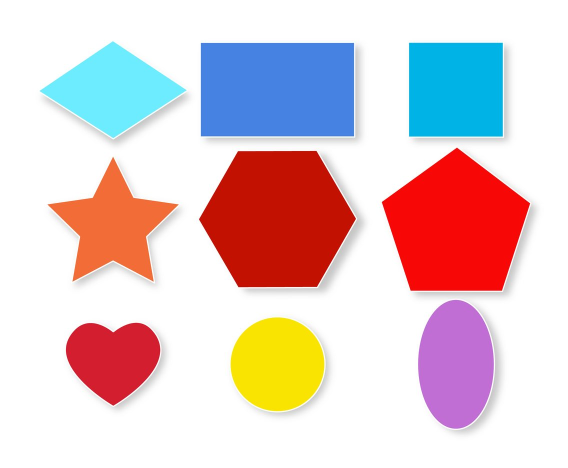
#> input picture Original Image.jpg, 1136 x 936 px (shown at 1/2 size)
$ python main.py
#> lines starting #> are read from the running program, lines starting #| are printed output that depends on the picture; long printed decimals are rounded
### Harris_Corner_Detector.py
from scipy import signal
from numpy.linalg import det
import numpy as np
import time
import cv2
import matplotlib.pylab as plt

def HarrisCornerDetection(image):
    #set start time
    Harris_time_start = time.time()
    Width, Hight = image.shape
    # edge detection mag
    Xgradient, Ygradient = sobelEdgeDetection(image)


    # # Eliminate the negative
    for i in range(Width):
        for j in range(Hight):
            if Ygradient[i][j] < 0:
                Ygradient[i][j] *= -1
            if Xgradient[i][j] < 0:
                Xgradient[i][j] *= -1

   # Matrix M calculations
    Xgradient2 = np.square(Xgradient)
    Ygradient2 = np.square(Ygradient)
    ImgXY = np.multiply(Xgradient, Ygradient)
    ImgYX = np.multiply(Ygradient, Xgradient)

    #Use Gaussian Blur
    Sigma = 1.4
    kernelsize = (3, 3)

    Xgradient2 = GaussianFilter(Xgradient2, kernelsize, Sigma)
    Ygradient2 = GaussianFilter(Ygradient2, kernelsize, Sigma)
    ImgXY = GaussianFilter(ImgXY, kernelsize, Sigma)
    ImgYX = GaussianFilter(ImgYX, kernelsize, Sigma)

    alpha = 0.06
    R = np.zeros((Width, Hight), np.float32)
    # For every pixel find the corner strength
    for row in range(Width):
        for col in range(Hight):
            M_bar = np.array([[Xgradient2[row][col], ImgXY[row][col]], [ImgYX[row][col], Ygradient2[row][col]]])
            R[row][col] = np.linalg.det(M_bar) - (alpha * np.square(np.trace(M_bar)))

    # Empirical Parameter
    # This parameter will need tuning based on the use-case
    CornerStrengthThreshold = 600000

    Key_Points = []
    # Look for Corner strengths above the threshold
    for row in range(Width):
        for col in range(Hight):
            if R[row][col] > CornerStrengthThreshold:
                # print(R[row][col])
                max = R[row][col]

                # Local non-maxima suppression
                skip = False
                for nrow in range(5):
                    for ncol in range(5):
                        if row + nrow - 2 < Width and col + ncol - 2 < Hight:
                            if R[row + nrow - 2][col + ncol - 2] > max:
                                skip = True
                                break

                if not skip:
                    # Point is expressed in x, y which is col, row
                    # cv2.circle(bgr, (col, row), 1, (0, 0, 255), 1)
                    Key_Points.append((row, col))
    Harris_time_end = time.time()
    print(f"Execution time of the Harris corner Detector is {Harris_time_end - Harris_time_start}  sec")
    return Key_Points

# helper
def GaussianFilter(img, shape, sigma):
    m, n = [(ss - 1.) / 2. for ss in shape]
    y, x = np.ogrid[-m:m + 1, -n:n + 1]
    h = np.exp(-(x * x + y * y) / (2. * sigma * sigma))
    h[h < np.finfo(h.dtype).eps * h.max()] = 0
    sumh = h.sum()
    if sumh != 0:
        h /= sumh

    return signal.convolve2d(img, h)

def sobelEdgeDetection(img):
    row, col = img.shape
    Ix = np.zeros([row, col])
    Iy = np.zeros([row, col])

    kx = np.array([[1, 0, -1],
                   [2, 0, -2],
                   [1, 0, -1]])
    ky = (kx.transpose())
    for i in range(1, row - 2):
        for j in range(1, col - 2):
            Ix[i][j] = np.sum(np.multiply(kx, img[i:i + 3, j:j + 3]))
            Iy[i][j] = np.sum(np.multiply(ky, img[i:i + 3, j:j + 3]))

    return Ix, Iy


#### >> test ####
#
# # Get the first image
# firstimage = cv2.imread('corner.jpg', cv2.IMREAD_GRAYSCALE)
# w, h = firstimage.shape
# # Covert image to color to draw colored circles on it
# bgr = cv2.cvtColor(firstimage, cv2.COLOR_GRAY2RGB)
# # Corner detection
# R = HarrisCornerDetection(firstimage)
#
# # # Display image indicating corners and save it
# # cv2.imshow("Corners",bgr)
# # cv2.waitKey(0)
# # cv2.destroyAllWindows()
#
#
#
#
# # test for corner detection
# implot = plt.imshow(bgr)
# for p,q in R:
#     x_cord = p # try this change (p and q are already the coordinates)
#     y_cord = q
#     plt.scatter([x_cord], [y_cord])
# plt.show()

### SIFT_Descriptors.py
import numpy as np
from scipy import signal
import time


# key_point orientation assignment
def assign_orientation(kps, img, num_bins=36):
  feature_desc_time_start = time.time()
  SIGMA = 1.6   # according to  the paper
  new_kps = []
  sigma = SIGMA * 1.5
  w = int(2 * np.ceil(sigma) + 1)
  kernel = gaussian_filter((w, w), sigma)
  bin_width = 360 // num_bins

  for kp in kps:
    x, y = int(kp[0]), int(kp[1])
    hist = np.zeros(num_bins, dtype=np.float32)
    # 7x7 window around the key point
    sub_img = np.array(img[x - 3:x + 4, y - 3:y + 4])

    mag, Dir = sobel_edge(sub_img)

    # weighted_mag = np.multiply(mag, kernel)
    weighted_mag = np.dot(mag, kernel)

    # calculating the  histogram
    for i in range(0, len(Dir)):
      for j in range(0, len(mag)):
        bin_indx = int(np.floor(Dir[i][j]) // bin_width)
        hist[bin_indx] += weighted_mag[i][j]

    # finding new key points (value > 0.8 * max_val)
    max_val = np.max(hist)
    for bin_no, val in enumerate(hist):
      if .8 * max_val <= val:
        angle = (bin_no + 0.5) * (360. / num_bins) % 360
        new_kps.append([kp[0], kp[1], angle])

  return np.array(new_kps), feature_desc_time_start


# Descriptor Generation
def feature_descriptor(kepy_points, img, time_start, num_subregion=4, num_bin=8):
    descriptors = []
    sigma = 1.5
    kernel = gaussian_filter((16, 16), sigma)
    for kp in kepy_points:
        x, y, dominant_angle = int(kp[0]), int(kp[1]), kp[2]

        # 16 X 16 window around the key point
        sub_img = img [x - 8:x + 8, y - 8:y + 8]
        mag, dir = sobel_edge(sub_img)
        weighted_mag = np.dot(mag, kernel)
        # subtract the dominant direction
        dir = (((dir - dominant_angle) % 360) * num_bin / 360.).astype(int)
        features = []
        for sub_i in range(num_subregion):
            for sub_j in range(num_subregion):
                sub_weights = weighted_mag[sub_i * 4:(sub_i + 1) * 4, sub_j * 4:(sub_j + 1) * 4]
                sub_dir_idx = dir[sub_i * 4:(sub_i + 1) * 4, sub_j * 4:(sub_j + 1) * 4]
                hist = np.zeros(num_bin, dtype=np.float32)
                for bin_idx in range(num_bin):
                    hist[bin_idx] = np.sum(sub_weights[sub_dir_idx == bin_idx])
                features.extend(hist.tolist())
        features /= (np.linalg.norm(np.array(features)))
        features = np.clip(features, np.finfo(np.float16).eps, 0.2)
        features /= (np.linalg.norm(features))
        descriptors.append(features)
    feature_desc_time_end = time.time()
    print(f"Execution time of the feature descriptor generation is {feature_desc_time_end - time_start}  sec")
    return descriptors


# helper
def gaussian_filter(shape, sigma):
  m, n = [(ss - 1.) / 2. for ss in shape]
  y, x = np.ogrid[-m:m + 1, -n:n + 1]
  kernel = np.exp(-(x * x + y * y) / (2. * sigma * sigma))
  kernel[kernel < np.finfo(kernel.dtype).eps * kernel.max()] = 0
  sum_kernel = kernel.sum()
  if sum_kernel != 0:
    kernel /= sum_kernel

  return kernel

def sobel_edge(img):
  kx = np.array([[1, 0, -1], [2, 0, -2], [1, 0, -1]])
  ky = (kx.transpose())
  Ix = signal.convolve2d(img, kx, boundary='symm', mode='same')
  Iy = signal.convolve2d(img, ky, boundary='symm', mode='same')
  Magnitude = np.sqrt(Ix * Ix + Iy * Iy)
  direction = np.rad2deg( np.arctan2(Iy, Ix)) % 360
  return Magnitude, direction


# Test


### MachingFuncatin.py
import numpy as np
from scipy.spatial.distance import cdist
import time


def match(descriptors1, descriptors2, option, distance_ratio,max_distance=np.inf):

    if(option == 'ssd'):
        ssd_time_start = time.time()
        distances = cdist(descriptors1, descriptors2, metric = 'sqeuclidean')   # distances.shape: [len(d1), len(d2)]

    if(option == 'corr'):
        corr_time_start = time.time()
        distances = cdist(descriptors1, descriptors2, metric = 'correlation')


    indices1 = np.arange(descriptors1.shape[0])     # [0, 1, 2, 3, 4, 5, 6, 7, ..., len(d1)] "indices of d1"
    indices2 = np.argmin(distances, axis=1)         # [12, 465, 23, 111, 123, 45, 67, 2, 265, ..., len(d1)] "list of the indices of d2 points that are closest to d1 points"
                                                    # Each d1 point has a d2 point that is the most close to it.

    matches1 = np.argmin(distances, axis=0)     # [15, 37, 283, ..., len(d2)] "list of d1 points closest to d2 points"
                                                # Each d2 point has a d1 point that is closest to it.
    # indices2 is the forward matches [d1 -> d2], while matches1 is the backward matches [d2 -> d1].
    mask = indices1 == matches1[indices2]       # len(mask) = len(d1)
    # we are basically asking does this point in d1 matches with a point in d2 that is also matching to the same point in d1 ?
    indices1 = indices1[mask]
    indices2 = indices2[mask]

    if max_distance < np.inf:
        mask = distances[indices1, indices2] < max_distance
        indices1 = indices1[mask]
        indices2 = indices2[mask]


    modified_dist = distances
    fc = np.min(modified_dist[indices1,:], axis=1)
    modified_dist[indices1, indices2] = np.inf
    fs = np.min(modified_dist[indices1,:], axis=1)
    mask = fc/fs <= distance_ratio
    indices1 = indices1[mask]
    indices2 = indices2[mask]

    # sort matches using distances
    dist = distances[indices1, indices2]
    sorted_indices = dist.argsort()

    matches = np.column_stack((indices1[sorted_indices], indices2[sorted_indices]))
    if(option == 'ssd'):
        ssd_time_end = time.time()
        print(f"Execution time of SSD matching is {ssd_time_end - ssd_time_start}  sec")

    if(option == 'corr'):
        corr_time_end = time.time()
        print(f"Execution time of CORR matching is {corr_time_end - corr_time_start}  sec")


    return matches

### main.py
import cv2
import Harris_Corner_Detector as HC
import SIFT_Descriptors as SIFT
import numpy as np
import MachingFuncatin
from skimage.feature import plot_matches
import matplotlib.pylab as plt


image1 = cv2.imread("Original Image.jpg", cv2.IMREAD_GRAYSCALE)
#> image1: shape (936, 1136); min 45, max 255, mean 208.7
image2 = cv2.imread("Rotated Image.jpg", cv2.IMREAD_GRAYSCALE)
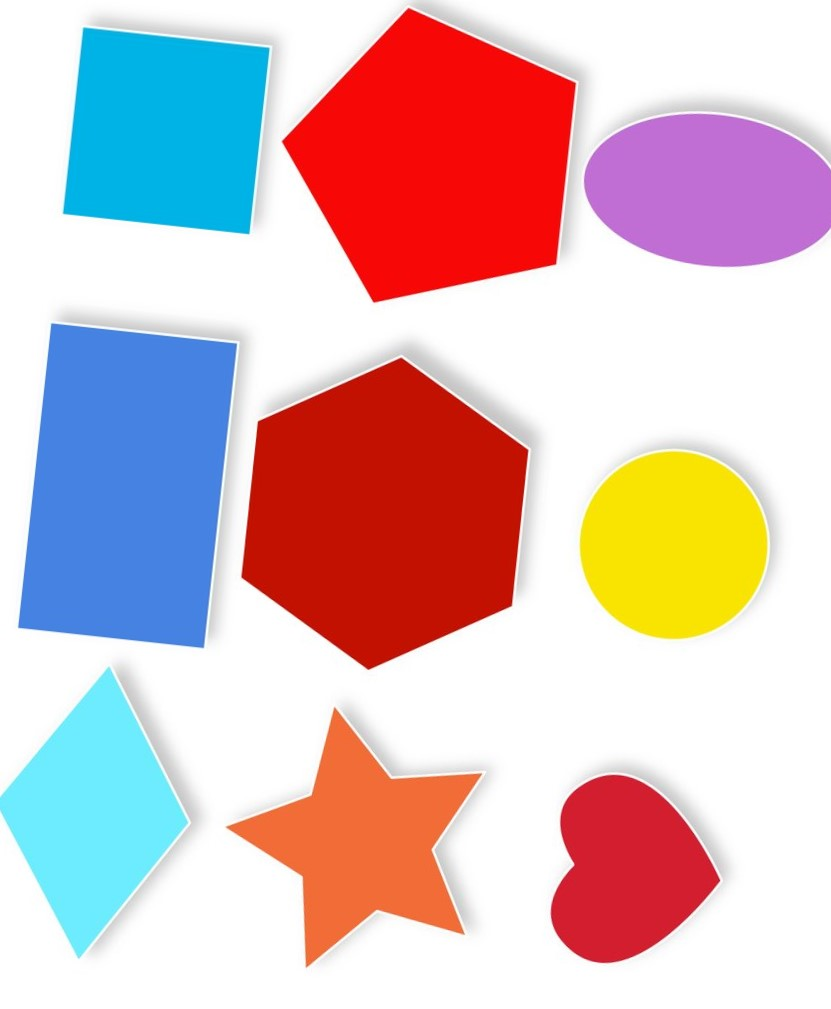
#> input picture Rotated Image.jpg, 831 x 1009 px
#> image2: shape (1009, 831); min 50, max 255, mean 196.3


image1 = cv2.resize(image1, (500, 500), interpolation=cv2.INTER_AREA)
#> image1: shape (500, 500)
image2 = cv2.resize(image2, (500, 500), interpolation=cv2.INTER_AREA)
#> image2: shape (500, 500)
# Display the original image
# cv2.imwrite("result_gray.jpg", image1)


# Display the query image
# cv2.imwrite("result1_gray.jpg", image2)


# apply functions using Image 1 ,2
R = HC.HarrisCornerDetection(image1)
#> after the loop in HarrisCornerDetection, `for i in range(Width):`: Xgradient: shape (500, 500) float64; min 0, max 736, mean 10
#> after the loop in HarrisCornerDetection, `for i in range(Width):`:
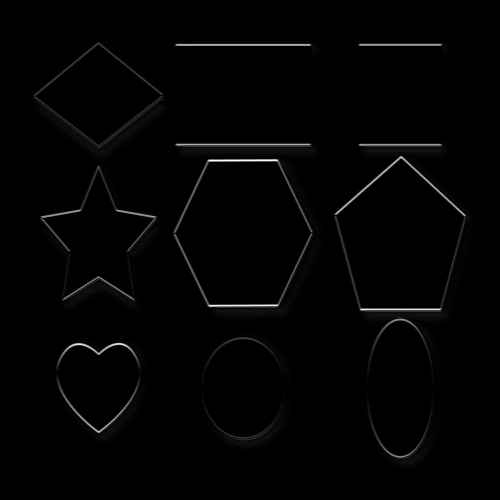
#> Ygradient: shape (500, 500) float64; min 0, max 752, mean 8.9; drawn with min black and max white
#> after the loop in HarrisCornerDetection, `for row in range(Width):`:
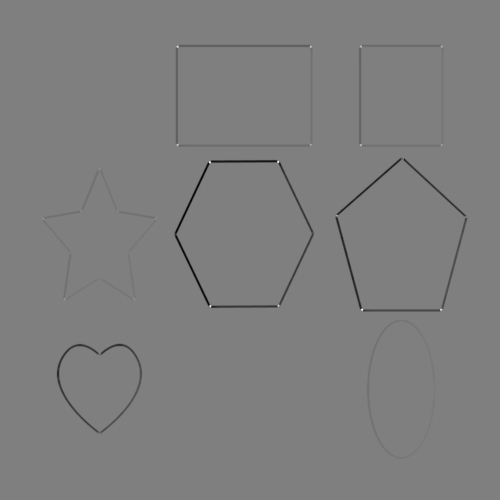
#> R: shape (500, 500) float32; min -6.68e+09, max 6.63e+09, mean -48998108; drawn with min black and max white
#> after the loop in HarrisCornerDetection, `for row in range(Width):`: Key_Points = 31 pairs, first value 43 to 309, second value 34 to 468
#> R has the same summary as Key_Points in HarrisCornerDetection
kps, time_start = SIFT.assign_orientation(R, image1)
#> the loop in assign_orientation, `for kp in kps:` made 31 passes
#> (x, y, max_val) on passes 1 to 12: (43, 100, 135.5), (46, 177, 325.8), (46, 310, 281.4), (46, 360, 378.7), (46, 441, 245.1), (96, 163, 84.58), (98, 34, 65), (102, 161, 67.68), (144, 177, 281.4), (144, 310, 308.8), (144, 441, 439.8), (145, 360, 272.4)
#> after the loop in assign_orientation, `for kp in kps:`: new_kps = 44 items, first 6: [43, 100, 305], [46, 177, 185], [46, 177, 275], [46, 310, 275], [46, 310, 355], [46, 360, 185]
#> kps = 44 rows, first 8: [43, 100, 305], [46, 177, 185], [46, 177, 275], [46, 310, 275], [46, 310, 355], [46, 360, 185], [46, 441, 5], [46, 441, 275]; time_start = 1.8e+09
des = SIFT.feature_descriptor(kps, image1, time_start, num_subregion=4, num_bin=8)
#> the loop in feature_descriptor, `for kp in kepy_points:` made 44 passes
#> (x, y, dominant_angle) on passes 1 to 12: (43, 100, 305), (46, 177, 185), (46, 177, 275), (46, 310, 275), (46, 310, 355), (46, 360, 185), (46, 441, 5), (46, 441, 275), (96, 163, 305), (96, 163, 315), (98, 34, 195), (98, 34, 205)
#> after the loop in feature_descriptor, `for kp in kepy_points:`: descriptors = 44 items
#| Execution time of the feature descriptor generation is 0.101  sec
#> des = 44 items
# print("Descriptor1:",des)
R2 = HC.HarrisCornerDetection(image2)
#> after the loop in HarrisCornerDetection (call 2), `for i in range(Width):`:
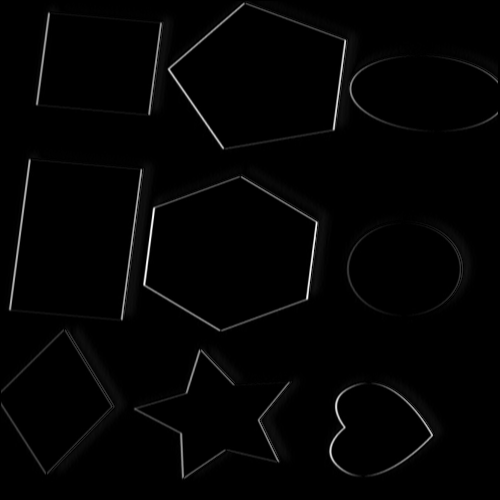
#> Xgradient: shape (500, 500) float64; min 0, max 728, mean 10; drawn with min black and max white
#> after the loop in HarrisCornerDetection (call 2), `for i in range(Width):`:
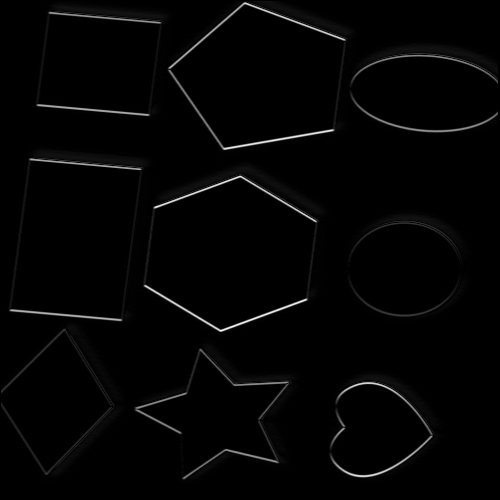
#> Ygradient: shape (500, 500) float64; min 0, max 727, mean 11.5; drawn with min black and max white
#> after the loop in HarrisCornerDetection (call 2), `for row in range(Width):`:
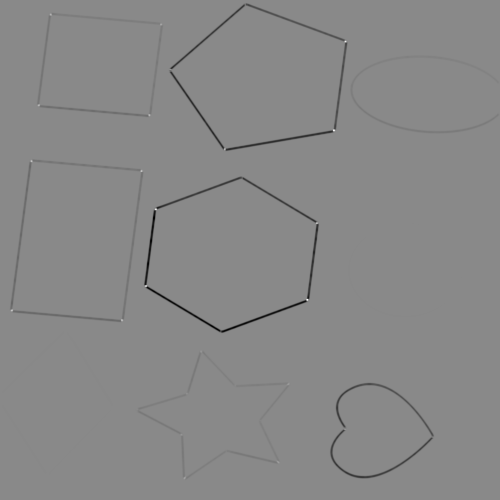
#> R: shape (500, 500) float32; min -5.87e+09, max 5.04e+09, mean -47879636; drawn with min black and max white
#> after the loop in HarrisCornerDetection (call 2), `for row in range(Width):`: Key_Points = 31 pairs, first value 14 to 478, second value 11 to 345
#> R2 has the same summary as Key_Points in HarrisCornerDetection
kps2, time_start2 = SIFT.assign_orientation(R2, image2)
#> the loop in assign_orientation (call 2), `for kp in kps:` made 31 passes
#> (x, y, max_val) on passes 1 to 12: (14, 50, 279.1), (24, 161, 247.2), (41, 345, 256.8), (69, 170, 487.6), (105, 38, 328.4), (115, 149, 308.4), (130, 333, 401.6), (149, 224, 542.6), (158, 35, 818.3), (161, 31, 303.7), (171, 141, 267.2), (209, 155, 416.1)
#> kps2 = 44 rows, first 8: [14, 50, 185], [24, 161, 5], [41, 345, 5], [41, 345, 285], [41, 345, 295], [69, 170, 225], [105, 38, 185], [115, 149, 95]; time_start2 = 1.8e+09
des2 = SIFT.feature_descriptor(kps2, image2, time_start2, num_subregion=4, num_bin=8)
#> the loop in feature_descriptor (call 2), `for kp in kepy_points:` made 44 passes
#> (x, y, dominant_angle) on passes 1 to 12: (14, 50, 185), (24, 161, 5), (41, 345, 5), (41, 345, 285), (41, 345, 295), (69, 170, 225), (105, 38, 185), (115, 149, 95), (130, 333, 85), (149, 224, 145), (158, 35, 275), (161, 31, 185)
#> kp on passes 32 to 37: [384, 235, 305], [384, 235, 315], [384, 288, 265], [393, 186, 255], [408, 112, 35], [408, 112, 45]
#| Execution time of the feature descriptor generation is 0.09617  sec
# print("Descriptor:",des2)
des = np.array(des)
des2 = np.array(des2)

matches = MachingFuncatin.match(des, des2, 'ssd', distance_ratio=0.5, max_distance=np.inf)
#> in match, `modified_dist[indices1, indices2] = np.inf`:
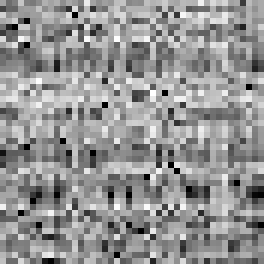
#> modified_dist: shape (44, 44) float64 (shown 6 times larger); 1.03% of the values are NaN or infinite; the others: min 0.325, max 1.97, mean 1.29; drawn with min black, max white, NaN and infinite black

# plot using matplot and then save it as picture
fig = plt.figure(figsize=(20, 10))

ax = fig.add_subplot(1, 1, 1)

plot_matches(ax, image1, image2, kps, kps2, matches[:200],
             alignment='horizontal', only_matches=True)
#> (this line was passed over: skimage is not available in this run)

fig.savefig("FinalMatchingImage.jpg")
fig.clf()
